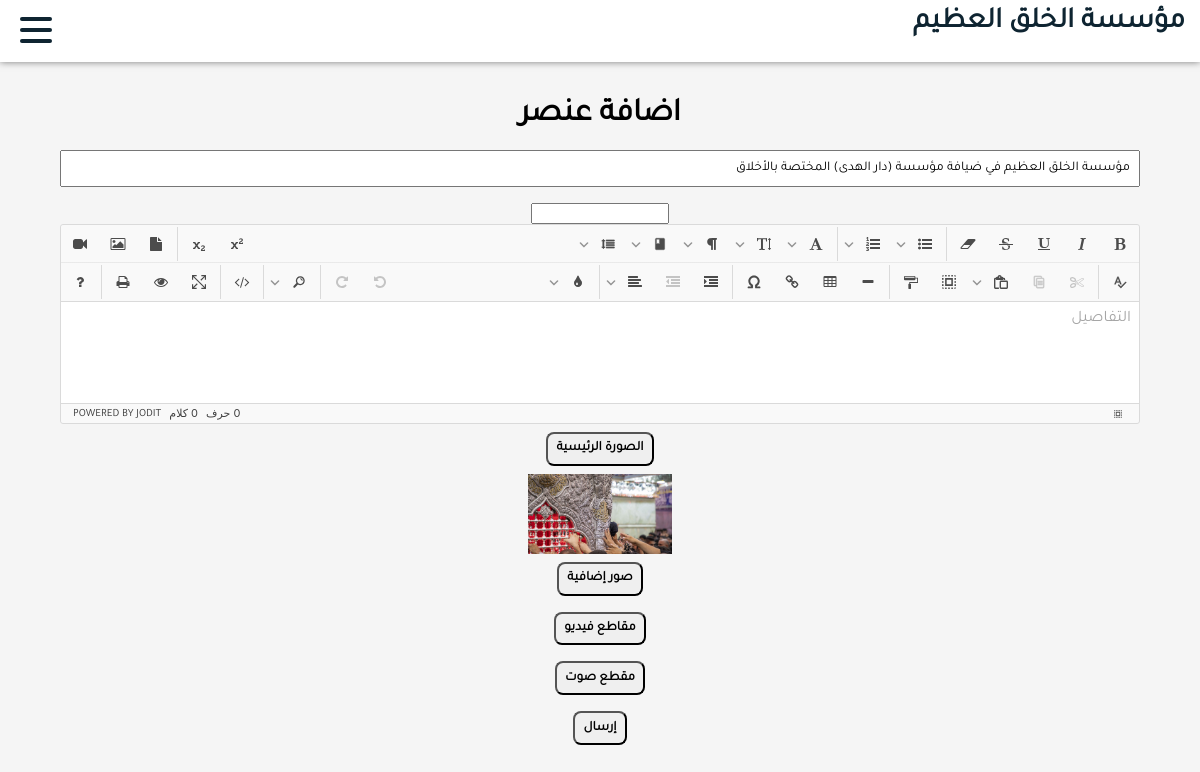
The page /dashboard/update-activity/6/ on the database its author committed.
### backend/models.py (models this page shows, shortened)
class Activity(models.Model):
    title = models.CharField(max_length=1000, blank=False)
    created_at = models.DateTimeField(auto_now_add=True)
    main_img = models.ForeignKey(Image, on_delete=models.PROTECT, blank=False)
    body = models.TextField(max_length=5000, blank=False)
    img_array = models.ManyToManyField(Image, blank=True, related_name="images")
    vid_array = models.ManyToManyField(Video, blank=True, related_name="videos")
    audio = models.ForeignKey(Audio, on_delete=models.PROTECT, blank=True, null=True)
    active = models.BooleanField(default=False)
    class Meta:
        ordering = ['-created_at']

class Image(models.Model):
    image = models.ImageField(upload_to="images", blank=False)

### dashboard/views.py (the view, shortened to what this page needs)
# urls.py: path("update-activity/<str:pk>/", views.updateActivity, name="update-activity"),
def updateActivity(request, pk):
    media_path = request.build_absolute_uri('/media/')
    section = {"max":True,"image":True}
    all_images = Image.objects.all()
    all_videos = Video.objects.all()
    message = ""
    activity = Activity.objects.get(id=pk)
    form = ActivityForm(instance=activity)
    title = activity.title
    main_img = activity.main_img
    audio = activity.audio
    body = activity.body
    img_array = activity.img_array.all
    vid_array = activity.vid_array.all
    data = {"title":title,"main_img":main_img,"audio":audio,"body":body,"img_array":img_array,"vid_array":vid_array}
    context = {"section":section,"message":message,"all_images":all_images,"all_videos":all_videos,"data":data,"media_path":media_path}
    return render(request, "dashboard/forms/create_form.html", context)

### backend/context_processors.py (called while the page is built)
def pages(request):
    pages = Page.objects.order_by("order")
    return {'pages': pages}

### dashboard/templates/dashboard/forms/create_form.html (shortened to what this page needs)
{% extends "dashboard/layout.html" %}
{% load static %}
{% block extraHead %}
<link rel="stylesheet" href="{% static 'css/dashboard/jodit.min.css' %}" />
{% endblock %}
{% block body %}
{% include "dashboard/menu.html" %}
<form {% if section.image %}onsubmit="event.preventDefault()"{% endif %} method="POST" class="items">
    <h1 class="itemsTitle">اضافة عنصر</h1>
    <input class="input" value="{{data.title}}" name="title" type="text" placeholder="العنوان" required>
    <input name="page" value="{{ page.id }}">
    <div class="editorContainer">
    </div>
    {% if section.image %}
    <button class="button" onclick="openOverlay(this, 'main_img');fetchImages()" type="button">الصورة الرئيسية</button>
    <div class="mainImage">
        {% if data.main_img %}
        <div class="image">
            <img src="{{data.main_img.image.url}}">
        </div>
        {% endif %}
    </div>
    {% endif %}
    {% if section.max %}
    <button class="button" onclick="openOverlay(this, 'img_array');fetchImages()" type="button">صور إضافية</button>
    {% endif %}
    {% if section.max %}
    <button class="button" onclick="openOverlay(this, 'vid_array');fetchVideos()" type="button">مقاطع فيديو</button>
    {% endif %}
    {% if section.max %}
    <button class="button" onclick="openOverlay(this, 'audio');fetchAudios()" type="button">مقطع صوت</button>
    {% endif %}
    <input {% if section.image  %}onclick="formValidation(this.parentElement)"{%endif%} class="button" type="submit" value="إرسال">
</form>
{% endblock %}

### static/css/dashboard/index.css (style rules this page uses)
*, body, html { margin: 0; padding: 0; box-sizing: border-box; font-family: 'Tajawal'; }
:root { --bgc: #eeeeee; }
.items { padding-top: 6rem; display: flex; flex-direction: column; align-items: center; background-color: whitesmoke; min-height: 100vh; min-width: 100%; }
.button { text-decoration: none; font-weight: bold; padding: .4rem .5rem; margin: .5rem 0; color: black; border-radius: .5rem; cursor: pointer; }
.editorContainer { min-width: 90vw; max-width: 90vw; }
.input { width: 90vw; padding: .5rem; margin: 1rem 0; }

### dashboard/templates/dashboard/forms/create_form.html (style rules this page uses)
* { margin: 0; padding: 0; }
body { position: relative; }
form { display: flex; flex-direction: column; }
.image { display: flex; flex-direction: column; align-items: stretch; gap: .5rem; width: 9rem; max-width: 9rem; min-width: 9rem; height: 5rem; max-height: 5rem; min-height: 5rem; }
.image img { width: 100%; height: 100%; object-fit: cover; }

### rows shown on the page
Activity: title "مؤسسة الخلق العظيم في ضيافة مؤسسة (دار الهدى) المختصة بالأخلاق"
Image: main_img.image (picture)
